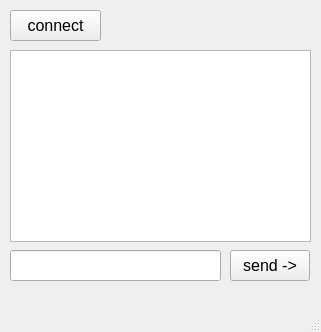
<?xml version="1.0" encoding="UTF-8"?>
<ui version="4.0">
 <class>MainWindow</class>
 <widget class="QMainWindow" name="MainWindow">
  <property name="geometry">
   <rect>
    <x>0</x>
    <y>0</y>
    <width>321</width>
    <height>332</height>
   </rect>
  </property>
  <property name="windowTitle">
   <string>MainWindow</string>
  </property>
  <widget class="QWidget" name="centralwidget">
   <widget class="QPushButton" name="pushButton">
    <property name="geometry">
     <rect>
      <x>10</x>
      <y>10</y>
      <width>91</width>
      <height>31</height>
     </rect>
    </property>
    <property name="font">
     <font>
      <pointsize>12</pointsize>
     </font>
    </property>
    <property name="text">
     <string>connect</string>
    </property>
   </widget>
   <widget class="QLineEdit" name="lineEdit">
    <property name="geometry">
     <rect>
      <x>10</x>
      <y>250</y>
      <width>211</width>
      <height>31</height>
     </rect>
    </property>
    <property name="font">
     <font>
      <pointsize>12</pointsize>
     </font>
    </property>
   </widget>
   <widget class="QPushButton" name="pushButton_2">
    <property name="geometry">
     <rect>
      <x>230</x>
      <y>250</y>
      <width>80</width>
      <height>31</height>
     </rect>
    </property>
    <property name="font">
     <font>
      <pointsize>12</pointsize>
     </font>
    </property>
    <property name="text">
     <string>send -&gt;</string>
    </property>
   </widget>
   <widget class="QTextBrowser" name="textBrowser">
    <property name="geometry">
     <rect>
      <x>10</x>
      <y>50</y>
      <width>301</width>
      <height>192</height>
     </rect>
    </property>
    <property name="font">
     <font>
      <pointsize>12</pointsize>
     </font>
    </property>
   </widget>
  </widget>
  <widget class="QMenuBar" name="menubar">
   <property name="geometry">
    <rect>
     <x>0</x>
     <y>0</y>
     <width>321</width>
     <height>17</height>
    </rect>
   </property>
  </widget>
  <widget class="QStatusBar" name="statusbar"/>
 </widget>
 <resources/>
 <connections/>
</ui>
